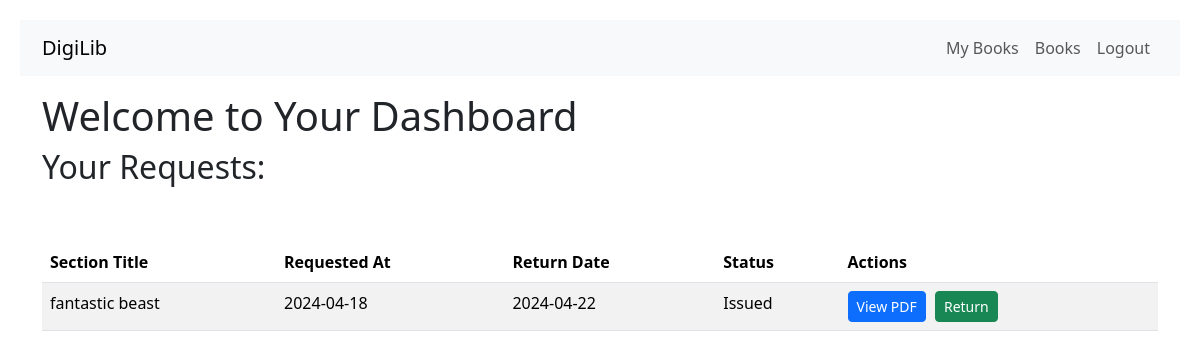
The page /user_dashboard (signed in) on the database its author committed.
### models.py (models this page shows)
class Request(db.Model):
    id = db.Column(db.Integer, primary_key=True)
    user_id = db.Column(db.Integer, db.ForeignKey('user.id'), nullable=False)
    section_id = db.Column(db.Integer, db.ForeignKey('section.id'), nullable=False)
    return_date = db.Column(db.DateTime, nullable=False)
    requested_at = db.Column(db.DateTime, default=datetime.utcnow)
    granted = db.Column(db.Boolean, default=False)
    rejected = db.Column(db.Boolean, default=False)
    revoked = db.Column(db.Boolean, default=False)
    image_path = db.Column(db.String)
    user = db.relationship("User", back_populates="requests")
    section = db.relationship("Section", back_populates="requests")

class Section(db.Model):
    id = db.Column(db.Integer, primary_key=True)
    title = db.Column(db.String(100), nullable=True)
    section = db.Column(db.String(100), nullable=True)
    description = db.Column(db.String(255), nullable=False)
    date_created = db.Column(db.Date, nullable=False)
    author=db.Column(db.String(100), nullable=False)
    category_id = db.Column(db.Integer, db.ForeignKey('category.id'), nullable=True)
    category = db.relationship('Category', backref=db.backref('section', lazy=True))
    pdf_path = db.Column(db.String(255), nullable=True)
    image_path = db.Column(db.String)
    requests = db.relationship("Request", back_populates="section")
    feedbacks = db.relationship("Feedback", back_populates="section")

### routes.py (the view)
@app.route('/user_dashboard')
def user_dashboard():
    user_id = session.get('user_id')
    if user_id:
        user_requests = Request.query.filter_by(user_id=user_id).all()
        return render_template('user_dashboard.html', user_requests=user_requests)
    else:
        flash("Please login to view your dashboard.")
        return redirect(url_for('login'))

### templates/user_dashboard.html (shortened to what this page needs)
<!DOCTYPE html>
<html lang="en">
<head>
    <link href="https://cdn.jsdelivr.net/npm/bootstrap@5.3.3/dist/css/bootstrap.min.css" rel="stylesheet"
>
</head>
<head>
    <link href="https://cdn.jsdelivr.net/npm/bootstrap@5.3.3/dist/css/bootstrap.min.css" rel="stylesheet"
>
    <link rel="stylesheet" type="text/css" href="{{ url_for('static', filename='style.css') }}">
</head>
<body>
    <nav class="navbar navbar-expand-lg navbar-light bg-light">
        <div class="container">
            <a class="navbar-brand" href="/">DigiLib</a>
            <div class="collapse navbar-collapse" id="navbarNavDropdown">
                <ul class="navbar-nav">
                    <li class="nav-item">
                      <a class="nav-link" href="/user_dashboard">My Books</a>
                    </li>
                    <li class="nav-item">
                      <a class="nav-link" href="/dashboard">Books</a>
                    </li>
                    <li class="nav-item">
                      <a class="nav-link" href="/login">Logout</a>
                    </li>
            </div>
        </div>
    </nav>
    <div class="container">
        <h1 class="mt-3">Welcome to Your Dashboard</h1>
        <h2>Your Requests:</h2>
        <div class="table-responsive">
            <table class="table table-striped">
                <thead>
                    <tr>
                        <th>Section Title</th>
                        <th>Requested At</th>
                        <th>Return Date</th>
                        <th>Status</th>
                        <th>Actions</th>
                    </tr>
                </thead>
                <tbody>
                    {% for request in user_requests %}
                    <tr>
                        <td>{{ request.section.title }}</td>
                        <td>{{ request.requested_at.strftime('%Y-%m-%d') }}</td>
                        <td>{{ request.return_date.strftime('%Y-%m-%d') }}</td>
                        <td>{% if request.granted %}Issued{% elif request.rejected %}Rejected{% elif
                            request.revoked %}Revoked{% else %}Pending{% endif %}</td>
                        <td>
                            {% if request.granted %}
                            <a class="btn btn-primary btn-sm"
                                href="{{ url_for('serve_pdf', filename=request.section.pdf_path) }}"
                                target="_blank">View PDF</a>
                            <a class="btn btn-success btn-sm"
                                href="{{ url_for('return_request', request_id=request.id) }}">Return</a>
                            {% elif not request.granted and not request.rejected and not request.revoked %}
                            <form method="post" action="{{ url_for('delete_request', request_id=request.id) }}">
                                <button type="submit" class="btn btn-danger btn-sm">Delete</button>
                            </form>
                            {% endif %}
                        </td>
                    </tr>
                    {% endfor %}
                </tbody>
        </div>
    </div>
</body>
</html>

### templates/user_dashboard.html (style rules this page uses)
body { padding: 20px; }
h1 { margin-bottom: 20px; }
.btn { margin-right: 5px; }

### rows shown on the page
Request: section "fantastic beast", requested_at "2024-04-18", return_date "2024-04-22", granted "Issued"
